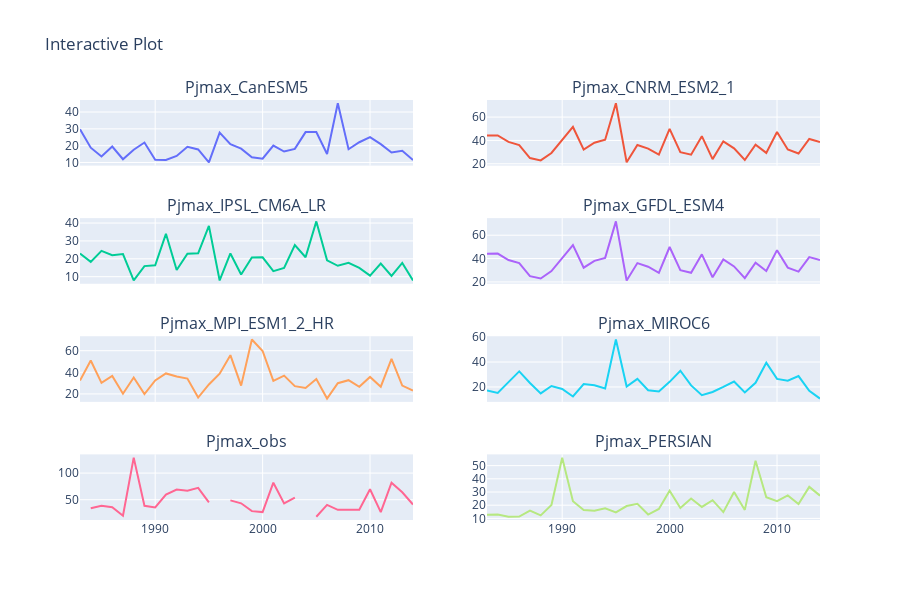

The notebook cell this image was saved under:
### Code cell
import plotly.subplots as sp
import plotly.graph_objs as go
import pandas as pd

# Assuming Pjmax_1983_2014 is a DataFrame with datetime index and 8 columns
# You can adjust the number of rows and columns based on your data
num_rows = 4
num_cols = 2

# Create a figure with subplots
fig = sp.make_subplots(rows=num_rows, cols=num_cols, subplot_titles=Pjmax_1983_2014.columns, shared_xaxes=True)

# Flatten the subplot matrix
row_idx, col_idx = 1, 1

for col in Pjmax_1983_2014.columns:
    # Add a trace for each subplot
    fig.add_trace(go.Scatter(x=Pjmax_1983_2014.index, y=Pjmax_1983_2014[col], mode='lines', name=col),
                  row=row_idx, col=col_idx)

    # Update indices for subplot
    col_idx += 1
    if col_idx > num_cols:
        col_idx = 1
        row_idx += 1

# Update layout for better appearance
fig.update_layout(height=600, width=900, title_text="Interactive Plot", showlegend=False)

# Show the interactive plot
fig.show()

### Figure 1 — Plotly figure (JSON) as saved in the notebook; plotly's stock layout.template omitted (floating-point values rounded to 4 significant figures)
{"data": [{"mode": "lines", "name": "Pjmax_CanESM5", "type": "scatter", "x": [1983, 1984, 1985, 1986, 1987, 1988, 1989, 1990, 1991, 1992, 1993, 1994, 1995, 1996, 1997, 1998, 1999, 2000, 2001, 2002, 2003, 2004, 2005, 2006, 2007, 2008, 2009, 2010, 2011, 2012, 2013, 2014], "xaxis": "x", "y": [29.79, 18.81, 13.55, 19.47, 11.94, 17.6, 21.86, 11.61, 11.49, 13.92, 19.34, 17.76, 10.08, 27.72, 20.84, 18.25, 13.07, 12.24, 20.06, 16.51, 18.07, 28.06, 28.16, 15.04, 45.21, 17.88, 22.04, 25.09, 20.91, 15.94, 16.93, 11.44], "yaxis": "y"}, {"mode": "lines", "name": "Pjmax_CNRM_ESM2_1", "type": "scatter", "x": [1983, 1984, 1985, 1986, 1987, 1988, 1989, 1990, 1991, 1992, 1993, 1994, 1995, 1996, 1997, 1998, 1999, 2000, 2001, 2002, 2003, 2004, 2005, 2006, 2007, 2008, 2009, 2010, 2011, 2012, 2013, 2014], "xaxis": "x2", "y": [44.15, 44.28, 38.76, 36.05, 24.9, 22.88, 29.23, 40.11, 51.54, 32.18, 38.04, 40.57, 71.84, 21.22, 36.12, 33.02, 27.82, 49.9, 29.97, 27.81, 43.64, 23.99, 39.22, 33.26, 23.22, 36.42, 29.34, 47.19, 32.23, 28.82, 41.27, 38.68], "yaxis": "y2"}, {"mode": "lines", "name": "Pjmax_IPSL_CM6A_LR", "type": "scatter", "x": [1983, 1984, 1985, 1986, 1987, 1988, 1989, 1990, 1991, 1992, 1993, 1994, 1995, 1996, 1997, 1998, 1999, 2000, 2001, 2002, 2003, 2004, 2005, 2006, 2007, 2008, 2009, 2010, 2011, 2012, 2013, 2014], "xaxis": "x3", "y": [22.93, 18.28, 24.44, 22.01, 22.63, 7.98, 15.91, 16.38, 33.98, 13.7, 22.82, 23.05, 38.45, 7.88, 22.99, 11.19, 20.77, 20.81, 13.12, 14.91, 27.72, 20.89, 40.92, 19.15, 16.09, 17.79, 14.88, 10.58, 17.31, 10.46, 17.71, 7.9], "yaxis": "y3"}, {"mode": "lines", "name": "Pjmax_GFDL_ESM4", "type": "scatter", "x": [1983, 1984, 1985, 1986, 1987, 1988, 1989, 1990, 1991, 1992, 1993, 1994, 1995, 1996, 1997, 1998, 1999, 2000, 2001, 2002, 2003, 2004, 2005, 2006, 2007, 2008, 2009, 2010, 2011, 2012, 2013, 2014], "xaxis": "x4", "y": [44.15, 44.28, 38.76, 36.05, 24.9, 22.88, 29.23, 40.11, 51.54, 32.18, 38.04, 40.57, 71.84, 21.22, 36.12, 33.02, 27.82, 49.9, 29.97, 27.81, 43.64, 23.99, 39.22, 33.26, 23.22, 36.42, 29.34, 47.19, 32.23, 28.82, 41.27, 38.68], "yaxis": "y4"}, {"mode": "lines", "name": "Pjmax_MPI_ESM1_2_HR", "type": "scatter", "x": [1983, 1984, 1985, 1986, 1987, 1988, 1989, 1990, 1991, 1992, 1993, 1994, 1995, 1996, 1997, 1998, 1999, 2000, 2001, 2002, 2003, 2004, 2005, 2006, 2007, 2008, 2009, 2010, 2011, 2012, 2013, 2014], "xaxis": "x5", "y": [32.34, 50.89, 30.25, 36.7, 20.17, 35.19, 19.86, 32.48, 38.95, 36.08, 34.16, 16.67, 28.79, 38.71, 55.87, 27.68, 70.34, 59.71, 32.12, 36.9, 27.18, 25.54, 33.8, 15.68, 29.94, 32.72, 26.56, 35.72, 26.72, 52.35, 27.74, 23.08], "yaxis": "y5"}, {"mode": "lines", "name": "Pjmax_MIROC6", "type": "scatter", "x": [1983, 1984, 1985, 1986, 1987, 1988, 1989, 1990, 1991, 1992, 1993, 1994, 1995, 1996, 1997, 1998, 1999, 2000, 2001, 2002, 2003, 2004, 2005, 2006, 2007, 2008, 2009, 2010, 2011, 2012, 2013, 2014], "xaxis": "x6", "y": [17.2, 15.22, 23.88, 32.45, 23.14, 14.81, 20.78, 18.39, 12.36, 22.3, 21.31, 18.71, 57.99, 20.31, 26.45, 17.32, 16.45, 24.07, 33, 21.26, 13.39, 15.97, 20.01, 24.36, 15.61, 23.32, 39.39, 26.46, 25.05, 28.73, 16.92, 10.67], "yaxis": "y6"}, {"mode": "lines", "name": "Pjmax_obs", "type": "scatter", "x": [1983, 1984, 1985, 1986, 1987, 1988, 1989, 1990, 1991, 1992, 1993, 1994, 1995, 1996, 1997, 1998, 1999, 2000, 2001, 2002, 2003, 2004, 2005, 2006, 2007, 2008, 2009, 2010, 2011, 2012, 2013, 2014], "xaxis": "x7", "y": [null, 34, 38.4, 35.8, 19.9, 129, 38.5, 35.5, 59.5, 69, 67, 72.3, 45, null, 48.7, 43.2, 28.5, 26.7, 82, 43, 54.1, null, 18, 40.2, 30.9, 31, 31.1, 69.6, 26.7, 82, 64, 41], "yaxis": "y7"}, {"mode": "lines", "name": "Pjmax_PERSIAN", "type": "scatter", "x": [1983, 1984, 1985, 1986, 1987, 1988, 1989, 1990, 1991, 1992, 1993, 1994, 1995, 1996, 1997, 1998, 1999, 2000, 2001, 2002, 2003, 2004, 2005, 2006, 2007, 2008, 2009, 2010, 2011, 2012, 2013, 2014], "xaxis": "x8", "y": [12.72, 12.92, 11.27, 11.38, 15.95, 12.28, 20.11, 56.02, 22.95, 16.28, 15.72, 17.68, 14.59, 19.35, 21.11, 12.93, 17.18, 30.96, 17.82, 25.03, 18.66, 23.78, 14.74, 30.04, 16.44, 53.65, 26.07, 23, 27.38, 20.9, 33.9, 27.22], "yaxis": "y8"}], "layout": {"annotations": [{"font": {"size": 16}, "showarrow": false, "text": "Pjmax_CanESM5", "x": 0.225, "xanchor": "center", "xref": "paper", "y": 1, "yanchor": "bottom", "yref": "paper"}, {"font": {"size": 16}, "showarrow": false, "text": "Pjmax_CNRM_ESM2_1", "x": 0.775, "xanchor": "center", "xref": "paper", "y": 1, "yanchor": "bottom", "yref": "paper"}, {"font": {"size": 16}, "showarrow": false, "text": "Pjmax_IPSL_CM6A_LR", "x": 0.225, "xanchor": "center", "xref": "paper", "y": 0.7188, "yanchor": "bottom", "yref": "paper"}, {"font": {"size": 16}, "showarrow": false, "text": "Pjmax_GFDL_ESM4", "x": 0.775, "xanchor": "center", "xref": "paper", "y": 0.7188, "yanchor": "bottom", "yref": "paper"}, {"font": {"size": 16}, "showarrow": false, "text": "Pjmax_MPI_ESM1_2_HR", "x": 0.225, "xanchor": "center", "xref": "paper", "y": 0.4375, "yanchor": "bottom", "yref": "paper"}, {"font": {"size": 16}, "showarrow": false, "text": "Pjmax_MIROC6", "x": 0.775, "xanchor": "center", "xref": "paper", "y": 0.4375, "yanchor": "bottom", "yref": "paper"}, {"font": {"size": 16}, "showarrow": false, "text": "Pjmax_obs", "x": 0.225, "xanchor": "center", "xref": "paper", "y": 0.1562, "yanchor": "bottom", "yref": "paper"}, {"font": {"size": 16}, "showarrow": false, "text": "Pjmax_PERSIAN", "x": 0.775, "xanchor": "center", "xref": "paper", "y": 0.1562, "yanchor": "bottom", "yref": "paper"}], "height": 600, "showlegend": false, "title": {"text": "Interactive Plot"}, "width": 900, "xaxis": {"anchor": "y", "domain": [0, 0.45], "matches": "x7", "showticklabels": false}, "xaxis2": {"anchor": "y2", "domain": [0.55, 1], "matches": "x8", "showticklabels": false}, "xaxis3": {"anchor": "y3", "domain": [0, 0.45], "matches": "x7", "showticklabels": false}, "xaxis4": {"anchor": "y4", "domain": [0.55, 1], "matches": "x8", "showticklabels": false}, "xaxis5": {"anchor": "y5", "domain": [0, 0.45], "matches": "x7", "showticklabels": false}, "xaxis6": {"anchor": "y6", "domain": [0.55, 1], "matches": "x8", "showticklabels": false}, "xaxis7": {"anchor": "y7", "domain": [0, 0.45]}, "xaxis8": {"anchor": "y8", "domain": [0.55, 1]}, "yaxis": {"anchor": "x", "domain": [0.8438, 1]}, "yaxis2": {"anchor": "x2", "domain": [0.8438, 1]}, "yaxis3": {"anchor": "x3", "domain": [0.5625, 0.7188]}, "yaxis4": {"anchor": "x4", "domain": [0.5625, 0.7188]}, "yaxis5": {"anchor": "x5", "domain": [0.2812, 0.4375]}, "yaxis6": {"anchor": "x6", "domain": [0.2812, 0.4375]}, "yaxis7": {"anchor": "x7", "domain": [0, 0.1562]}, "yaxis8": {"anchor": "x8", "domain": [0, 0.1562]}}}
